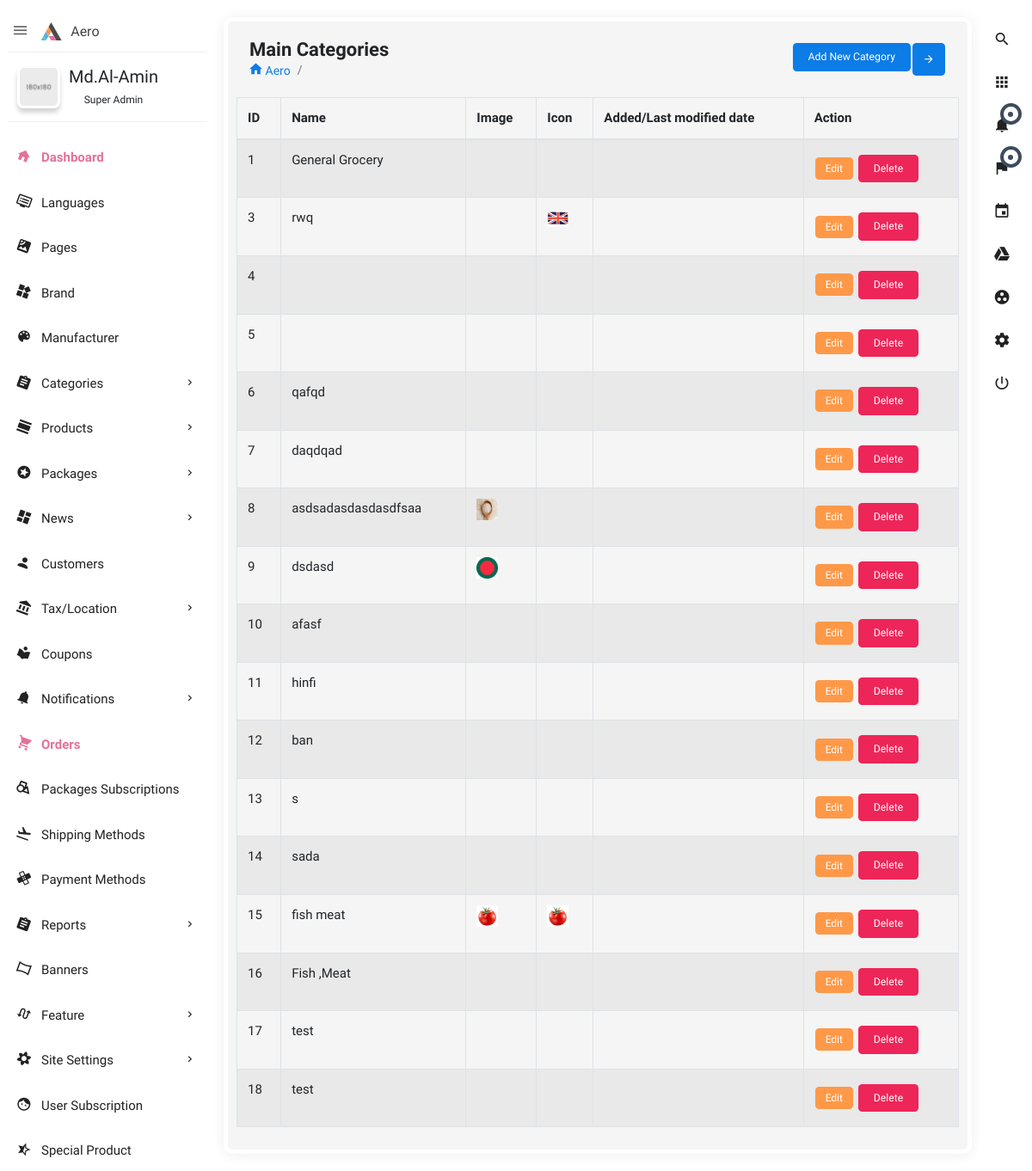
Page /home/categories-list on the committed database.
### categories/models.py (models this page shows, shortened)
class Categories(models.Model):
    name_english = models.CharField(max_length=50)
    name_bangla= models.CharField(max_length=20)
    image= models.ImageField(
        upload_to='static/assets/images/categories_image', blank=True, null=True)
    icon = models.ImageField(
        upload_to='static/assets/images/categories_icon', blank=True, null=True)

### categories/views.py (the view)
# urls.py: path('categories-list',  views.list, name='c_list'),
def list(request):
    lists = Categories.objects.all()
    args = {'lists': lists}
    return render(request, 'categories/list.html', args)

### categories/templates/categories/list.html (shortened to what this page needs)
{% extends 'base.html' %}
{% load static %}
{% block main_content %}
<section class="content">
    <div class="block-header">
        <div class="row">
            <div class="col-lg-7 col-md-6 col-sm-12">
                <h2>Main Categories</h2>
                <ul class="breadcrumb">
                    <li class="breadcrumb-item"><a href="index.html"><i class="zmdi zmdi-home"></i> Aero</a></li>
                    <li class="breadcrumb-item active"></li>
                </ul>
            </div>
            <div class="col-lg-5 col-md-6 col-sm-12">
                <button class="btn btn-primary btn-icon float-right right_icon_toggle_btn" type="button"><i
                        class="zmdi zmdi-arrow-right"></i></button>
                <div class="box-footer text-right">
                    <a href="/home/categories">
                        <button type="button" class="btn btn-primary">Add New Category</button>
                    </a>
                </div>
            </div>
        </div>
    </div>
    <table style="width:100%" id="example1" class="table table-bordered table-striped">
        <thead>
            <tr>
                <th>ID</th>
                <th>Name</th>
                <th>Image</th>
                <th>Icon</th>
                <th>Added/Last modified date </th>
                <th>Action</th>
            </tr>
        </thead>
        <tbody>
            {% for list in lists%}
            <tr>
                <td>{{list.id}}</td>
                <td>{{list.name_english}}</td>
                <td><img src="/{{list.image}}" width="25px" alt=""></td>
                <td><img src="/{{list.icon}}" width="25px" alt=""></td>
                <td>{{list.added_last_modified_date}}</td>
                <td>
                 <a href="{% url 'updatedata' list.id %}" class="btn btn-warning btn-sm">Edit</a>
                 <form action="{% url 'deletedata'  list.id %}" method="post" class="d-inline">
                   <input type="submit"  class="btn btn-danger" value="Delete">
                 </form>
                </td>
            </tr>
            {% endfor %}
        </tbody>
    </table>
</section>
{% endblock main_content %}

### rows in the picture
Categories: id "1", name_english "General Grocery"
Categories: id "3", name_english "rwq", icon (picture)
Categories: id "4"
Categories: id "5"
Categories: id "6", name_english "qafqd"
Categories: id "7", name_english "daqdqad"
Categories: id "8", name_english "asdsadasdasdasdfsaa", image (picture)
Categories: id "9", name_english "dsdasd", image (picture)
Categories: id "10", name_english "afasf"
Categories: id "11", name_english "hinfi"
Categories: id "12", name_english "ban"
Categories: id "13", name_english "s"
Categories: id "14", name_english "sada"
Categories: id "15", name_english "fish meat", image (picture), icon (picture)
Categories: id "16", name_english "Fish ,Meat"
Categories: id "17", name_english "test"
Categories: id "18", name_english "test"
